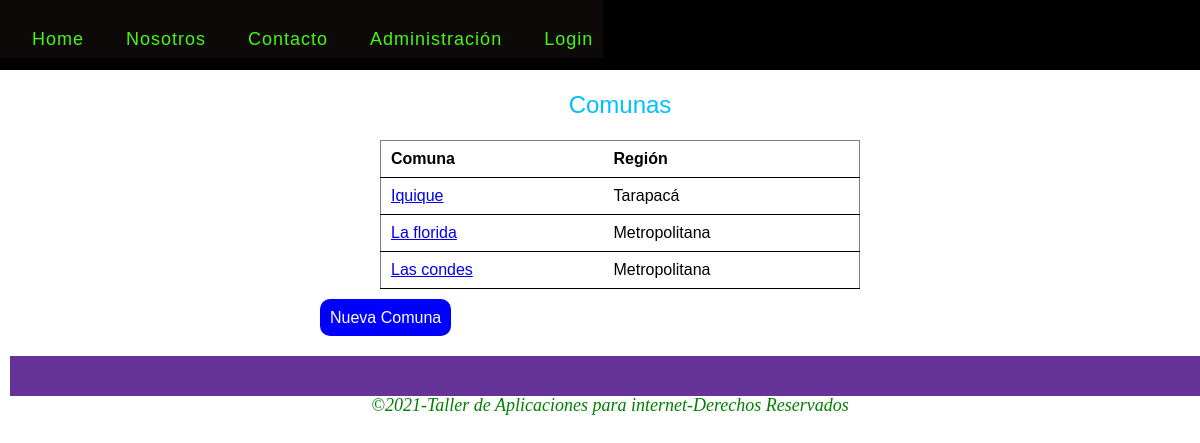
/comunas/index.php, run on the app's committed database.
### tables this page shows
CREATE TABLE `comunas` (
  `id` int(11) NOT NULL,
  `nombre` varchar(255) NOT NULL,
  `region_id` int(11) NOT NULL,
  `created_at` datetime DEFAULT NULL,
  `updated_at` datetime DEFAULT NULL
);

CREATE TABLE `regiones` (
  `id` int(11) NOT NULL,
  `nombre` varchar(255) NOT NULL,
  `created_at` datetime DEFAULT NULL,
  `updated_at` datetime DEFAULT NULL
);

### class/modelo.php (called while the page is built, shortened)
<?php
class Modelo
{
    public function __construct()
    {
        $this->_db = new Conexion;
    }
}

### class/comunaModel.php (called while the page is built, shortened)
<?php
    require_once('modelo.php');
class comunaModel extends Modelo
{
    public function getComunas()
    {
        $comunas = $this->_db->query("SELECT c.id,c.nombre,r.nombre As region FROM comunas c INNER JOIN regiones r
        ON c.region_id =r.id ORDER BY c.nombre");
        return $comunas->fetchall();
    }
}

### comunas/index.php (the view, shortened to what this page needs)
 <?php
    require('../class/comunaModel.php');
    $comunas= new comunaModel;
    $comunas = $comunas->getComunas();
?>
<!DOCTYPE html>
<html lang="es">
<head>
    <link rel="stylesheet" href="../css/reset.css">
    <link rel="stylesheet" href="../css/estilos.css">
</head>
<body>
    <header>
        <?php  include('../partials/menu.php'); ?>
    </header>
    <section>
        <div class = "formulario">
            <h1>Comunas</h1>
            <table class ="table">
                <thead>
                    <tr>
                        <th>Comuna</th>
                        <th>Región</th>
                    </tr>
                </thead>
                <tbody>
                    <?php foreach($comunas as $comuna):?>
                        <tr>
                            <td>
                                <a href="show.php?id=<?php echo $comuna ['id']; ?>">
                                    <?php echo $comuna ['nombre']; ?>
                                </a>
                            </td>
                            <td>
                                <?php echo $comuna['region'];?>
                            </td>
                        </tr>
                    <?php endforeach;?>
                </tbody>
            </table>
            <p class="enlace">
                <a href="add.php" class="btn btn-primary">Nueva Comuna</a>
            </p>
        </div>
    </section>
    <footer>
        <?php  include('../partials/footer.php'); ?>
    </footer>
</body>
</html>

### css/estilos.css (style rules this page uses)
footer { width: 100%; float:left; height: 40px; background-color:rebeccapurple; margin: 10px; }
h1,h2,h3,h4,h5,h6 { color: deepskyblue; font-family: Arial, Helvetica, sans-serif; padding: 23px; }
section { float: left; width: 100%; margin-left: 20px; margin-right: 20px; margin-bottom: 20px; }
section h1 { text-align: center; font-size: 24px; }
table { width: 80%; margin: auto; }
.btn { width: 120px; height: 40px; border:0px; text-align: center; border-radius: 10px; margin-top: 10px; text-decoration: none; }
.btn-primary,.btn-link { background-color: blue; color: white; }
.btn-link,.btn-primary,.btn-warning { font-family:Georgia, 'Times New Roman', Times, serif; }
.enlace { float: left; margin-top: 20px; }
.enlace a { width: auto; text-decoration: none; padding: 10px; font-family: Arial, Helvetica, sans-serif; vertical-align: middle; margin-bottom: 100%; }
.formulario { float:left; width: 50%; left: 50%; margin-left: 25%; }
.table { border:grey solid 1px; border-radius: gray; }
.table th { font-weight: bold; }
.table th ,td { padding: 10px; border-bottom: 1px solid; text-align: left; font-family: Arial, Helvetica, sans-serif; }

### data on the page
comunas: nombre "Iquique", region.nombre "Tarapacá"
comunas: nombre "La florida", region.nombre "Metropolitana"
comunas: nombre "Las condes", region.nombre "Metropolitana"
